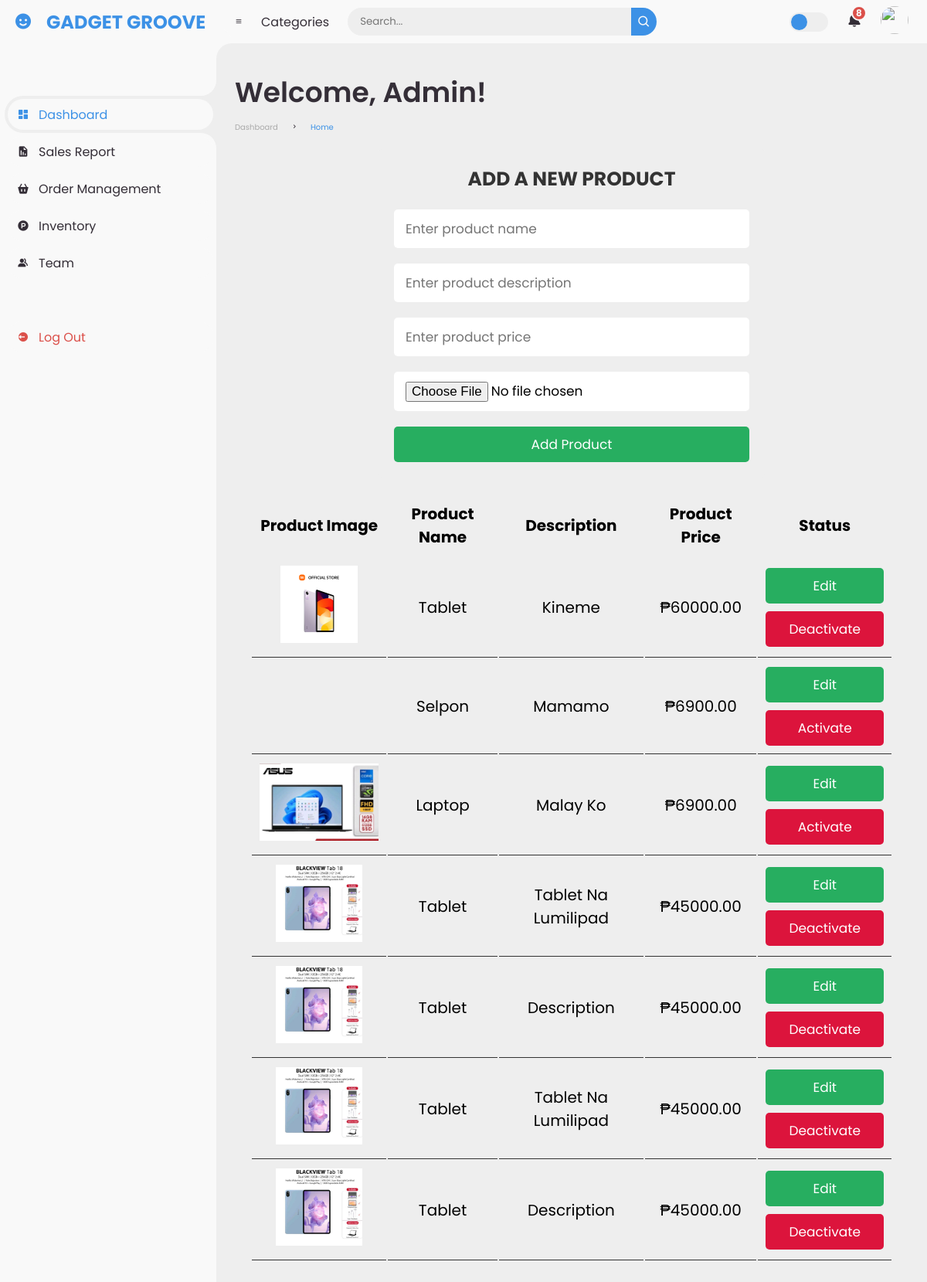
/gadgetgroovee/admin_page.php, run on the app's committed database.
### tables this page shows
CREATE TABLE `products` (
  `product_id` int(11) NOT NULL,
  `product_img` varchar(255) NOT NULL,
  `product_name` varchar(255) NOT NULL,
  `description` varchar(255) DEFAULT NULL,
  `price` decimal(10,2) NOT NULL,
  `status` enum('active','inactive') NOT NULL DEFAULT 'active'
);

### gadgetgroovee/admin_page.php (the view, shortened to what this page needs)
<!DOCTYPE html>
<html lang="en">
<head>
	<link href='https://unpkg.com/boxicons@2.0.9/css/boxicons.min.css' rel='stylesheet'>
	<link rel="stylesheet" href="admin/style.css">
</head>
<body>
	<section id="sidebar">
		<a href="#" class="brand">
			<i class='bx bxs-smile'></i>
			<span class="text">GADGET GROOVE</span>
		</a>
		<ul class="side-menu top">
			<li class="active">
				<a href="#">
					<i class='bx bxs-dashboard' ></i>
					<span class="text">Dashboard</span>
				</a>
			</li>
			<li>
				<a href="sales_report">
					<i class='bx bxs-report'></i>
					<span class="text">Sales Report</span>
				</a>
			</li>
			<li>
				<a href="confirm_cancel.php">
					<i class='bx bxs-basket'></i>
					<span class="text">Order Management</span>
				</a>
			</li>
			<li>
				<a href="inventory.php">
				<i class='bx bxl-product-hunt'></i>
					<span class="text">Inventory</span>
				</a>
			</li>
			<li>
				<a href="#">
					<i class='bx bxs-group' ></i>
					<span class="text">Team</span>
				</a>
			</li>
		</ul>
		<ul class="side-menu">
			<li>
				<a href="logout.php" class="logout">
					<i class='bx bxs-log-out-circle' ></i>
                    <span class="text">Log Out</span>
				</a>
			</li>
		</ul>
	</section>
	<section id="content">
		<nav>
			<i class='bx bx-menu' ></i>
			<a href="#" class="nav-link">Categories</a>
			<form action="#">
				<div class="form-input">
					<input type="search" placeholder="Search...">
					<button type="submit" class="search-btn"><i class='bx bx-search' ></i></button>
				</div>
			</form>
			<label for="switch-mode" class="switch-mode"></label>
			<a href="#" class="notification">
				<i class='bx bxs-bell' ></i>
				<span class="num">8</span>
			</a>
			<a href="#" class="profile">
				<img src="img/mamamo123.png">
			</a>
		</nav>
		<main>
			<div class="head-title">
				<div class="left">
							<h2>Welcome, Admin!</h2>
							<ul class="breadcrumb">
						<li>
							<a href="#">Dashboard</a>
						</li>
							<li><i class='bx bx-chevron-right' ></i></li>
						<li>
							<a class="active" href="#">Home</a><br>
						</li>
					</ul>
				</div>
			</div>
<?php
@include 'config.php';
?>
<!DOCTYPE html>
<html lang="en">
<head>
	<link href='https://unpkg.com/boxicons@2.0.9/css/boxicons.min.css' rel='stylesheet'>
	<link rel="stylesheet" href="admin/css/style.css">
</head>
			<div class="container">
				<div class="admin-product-form-container">
					<form action="<?php echo $_SERVER['PHP_SELF']; ?>" method="post" enctype="multipart/form-data">
						<h3>Add a New Product</h3>
						<input type="text" placeholder="Enter product name" name="product_name" class="box" required>
						<input type="text" placeholder="Enter product description" name="description" class="box" required>
						<input type="number" placeholder="Enter product price" name="product_price" class="box" required>
						<input type="file" accept="image/png, image/jpeg, image/jpg" name="product_image" class="box" required>
						<input type="submit" class="btn" name="add_product" value="Add Product">
					</form>
				</div>
				<?php
				$select = mysqli_query($conn, "SELECT * FROM products");
				?>
				<div class="product-display">
					<table class="product-display-table">
						<thead>
							<tr>
								<th>Product Image</th>
								<th>Product Name</th>
								<th>Description</th>
								<th>Product Price</th>
								<th>Status</th>
							</tr>
						</thead>
						<tbody>
							<?php while($row = mysqli_fetch_assoc($select)){ ?>
							<tr>
								<td><img src="img/<?php echo htmlspecialchars($row['product_img']); ?>" height="100" alt=""></td>
								<td><?php echo htmlspecialchars($row['product_name']); ?></td>
								<td><?php echo htmlspecialchars($row['description']); ?></td>
								<td>₱<?php echo htmlspecialchars($row['price']); ?></td>
								<td>
									<a href="admin_update.php?edit=<?php echo $row['product_id']; ?>" class="btn">
									<i class="fas fa-edit"></i> Edit </a>
									<a href="admin_page.php?toggle_status=<?php echo $row['product_id'];
									?>&status=<?php echo $row['status']; ?>" class="btn">
										<?php echo $row['status'] == 'active' ? '<i class="fas fa-toggle-on">
										</i> Deactivate' : '<i class="fas fa-toggle-off"></i> Activate'; ?>
									</a>
								</td>
							</tr>
							<?php } ?>
						</tbody>
					</table>
				</div>
			</div>
		</main>
	</section>
	</body>
</html>
</body>
</html>

### gadgetgroovee/admin/css/style.css (style rules this page uses)
:root { --green:#27ae60; --black:#333; --white:#fff; --bg-color:#eee; --box-shadow:0 .5rem 1rem rgba(0,0,0,.1); --border:.1rem solid var(--black); }
* { font-family: 'Poppins', sans-serif; margin:0; padding:0; box-sizing: border-box; outline: none; border:none; text-decoration: none; text-transform: capitalize; }
html { font-size: 62.5%; overflow-x: hidden; }
.btn { display: block; width: 100%; cursor: pointer; border-radius: .5rem; margin-top: 1rem; font-size: 1.7rem; padding:1rem 3rem; background: var(--green); color:var(--white); text-align: center; }
.container { max-width: 1200px; padding:2rem; margin:0 auto; }
.admin-product-form-container form { max-width: 50rem; margin:0 auto; padding:2rem; border-radius: .5rem; background: var(--bg-color); }
.admin-product-form-container form h3 { text-transform: uppercase; color:var(--black); margin-bottom: 1rem; text-align: center; font-size: 2.5rem; }
.admin-product-form-container form .box { width: 100%; border-radius: .5rem; padding:1.2rem 1.5rem; font-size: 1.7rem; margin:1rem 0; background: var(--white); text-transform: none; }
.product-display { margin:2rem 0; }
.product-display .product-display-table { width: 100%; text-align: center; }
.product-display .product-display-table thead { background: var(--bg-color); }
.product-display .product-display-table th { padding:1rem; font-size: 2rem; }
.product-display .product-display-table td { padding:1rem; font-size: 2rem; border-bottom: var(--border); }
.product-display .product-display-table .btn:first-child { margin-top: 0; }
.product-display .product-display-table .btn:last-child { background: crimson; }

### data on the page
products: product_img (picture), product_name "Tablet", description "Kineme", price "60000.00", status "Deactivate"
products: product_name "Selpon", description "Mamamo", price "6900.00", status "Activate"
products: product_img (picture), product_name "Laptop", description "Malay Ko", price "6900.00", status "Activate"
products: product_img (picture), product_name "Tablet", description "Tablet Na Lumilipad", price "45000.00", status "Deactivate"
products: product_img (picture), product_name "Tablet", description "Description", price "45000.00", status "Deactivate"
products: product_img (picture), product_name "Tablet", description "Tablet Na Lumilipad", price "45000.00", status "Deactivate"
products: product_img (picture), product_name "Tablet", description "Description", price "45000.00", status "Deactivate"
